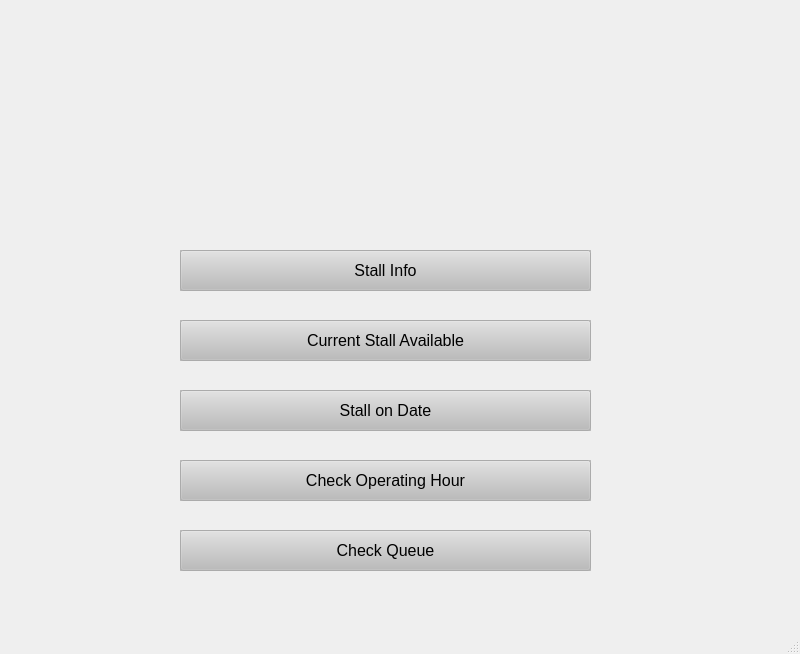
<?xml version="1.0" encoding="UTF-8"?>
<ui version="4.0">
 <class>MainWindow</class>
 <widget class="QMainWindow" name="MainWindow">
  <property name="geometry">
   <rect>
    <x>0</x>
    <y>0</y>
    <width>800</width>
    <height>654</height>
   </rect>
  </property>
  <property name="windowTitle">
   <string>MainWindow</string>
  </property>
  <widget class="QWidget" name="centralwidget">
   <widget class="QLabel" name="background">
    <property name="geometry">
     <rect>
      <x>0</x>
      <y>0</y>
      <width>801</width>
      <height>651</height>
     </rect>
    </property>
    <property name="text">
     <string/>
    </property>
    <property name="pixmap">
     <pixmap>bgr_menu.jpeg</pixmap>
    </property>
    <property name="scaledContents">
     <bool>true</bool>
    </property>
   </widget>
   <widget class="QPushButton" name="stall_info">
    <property name="geometry">
     <rect>
      <x>180</x>
      <y>250</y>
      <width>411</width>
      <height>41</height>
     </rect>
    </property>
    <property name="palette">
     <palette>
      <active>
       <colorrole role="Button">
        <brush brushstyle="SolidPattern">
         <color alpha="255">
          <red>188</red>
          <green>188</green>
          <blue>188</blue>
         </color>
        </brush>
       </colorrole>
      </active>
      <inactive>
       <colorrole role="Button">
        <brush brushstyle="SolidPattern">
         <color alpha="255">
          <red>188</red>
          <green>188</green>
          <blue>188</blue>
         </color>
        </brush>
       </colorrole>
      </inactive>
      <disabled>
       <colorrole role="Button">
        <brush brushstyle="SolidPattern">
         <color alpha="255">
          <red>188</red>
          <green>188</green>
          <blue>188</blue>
         </color>
        </brush>
       </colorrole>
      </disabled>
     </palette>
    </property>
    <property name="font">
     <font>
      <pointsize>12</pointsize>
     </font>
    </property>
    <property name="autoFillBackground">
     <bool>true</bool>
    </property>
    <property name="text">
     <string>Stall Info</string>
    </property>
   </widget>
   <widget class="QPushButton" name="current_stall">
    <property name="geometry">
     <rect>
      <x>180</x>
      <y>320</y>
      <width>411</width>
      <height>41</height>
     </rect>
    </property>
    <property name="palette">
     <palette>
      <active>
       <colorrole role="Button">
        <brush brushstyle="SolidPattern">
         <color alpha="255">
          <red>188</red>
          <green>188</green>
          <blue>188</blue>
         </color>
        </brush>
       </colorrole>
      </active>
      <inactive>
       <colorrole role="Button">
        <brush brushstyle="SolidPattern">
         <color alpha="255">
          <red>188</red>
          <green>188</green>
          <blue>188</blue>
         </color>
        </brush>
       </colorrole>
      </inactive>
      <disabled>
       <colorrole role="Button">
        <brush brushstyle="SolidPattern">
         <color alpha="255">
          <red>188</red>
          <green>188</green>
          <blue>188</blue>
         </color>
        </brush>
       </colorrole>
      </disabled>
     </palette>
    </property>
    <property name="font">
     <font>
      <pointsize>12</pointsize>
     </font>
    </property>
    <property name="autoFillBackground">
     <bool>true</bool>
    </property>
    <property name="text">
     <string>Current Stall Available</string>
    </property>
   </widget>
   <widget class="QPushButton" name="stall_on_date">
    <property name="geometry">
     <rect>
      <x>180</x>
      <y>390</y>
      <width>411</width>
      <height>41</height>
     </rect>
    </property>
    <property name="palette">
     <palette>
      <active>
       <colorrole role="Button">
        <brush brushstyle="SolidPattern">
         <color alpha="255">
          <red>188</red>
          <green>188</green>
          <blue>188</blue>
         </color>
        </brush>
       </colorrole>
      </active>
      <inactive>
       <colorrole role="Button">
        <brush brushstyle="SolidPattern">
         <color alpha="255">
          <red>188</red>
          <green>188</green>
          <blue>188</blue>
         </color>
        </brush>
       </colorrole>
      </inactive>
      <disabled>
       <colorrole role="Button">
        <brush brushstyle="SolidPattern">
         <color alpha="255">
          <red>188</red>
          <green>188</green>
          <blue>188</blue>
         </color>
        </brush>
       </colorrole>
      </disabled>
     </palette>
    </property>
    <property name="font">
     <font>
      <pointsize>12</pointsize>
     </font>
    </property>
    <property name="autoFillBackground">
     <bool>true</bool>
    </property>
    <property name="text">
     <string>Stall on Date</string>
    </property>
   </widget>
   <widget class="QPushButton" name="operating_hour">
    <property name="geometry">
     <rect>
      <x>180</x>
      <y>460</y>
      <width>411</width>
      <height>41</height>
     </rect>
    </property>
    <property name="palette">
     <palette>
      <active>
       <colorrole role="Button">
        <brush brushstyle="SolidPattern">
         <color alpha="255">
          <red>188</red>
          <green>188</green>
          <blue>188</blue>
         </color>
        </brush>
       </colorrole>
      </active>
      <inactive>
       <colorrole role="Button">
        <brush brushstyle="SolidPattern">
         <color alpha="255">
          <red>188</red>
          <green>188</green>
          <blue>188</blue>
         </color>
        </brush>
       </colorrole>
      </inactive>
      <disabled>
       <colorrole role="Button">
        <brush brushstyle="SolidPattern">
         <color alpha="255">
          <red>188</red>
          <green>188</green>
          <blue>188</blue>
         </color>
        </brush>
       </colorrole>
      </disabled>
     </palette>
    </property>
    <property name="font">
     <font>
      <pointsize>12</pointsize>
     </font>
    </property>
    <property name="autoFillBackground">
     <bool>true</bool>
    </property>
    <property name="text">
     <string>Check Operating Hour</string>
    </property>
   </widget>
   <widget class="QPushButton" name="check_queue">
    <property name="geometry">
     <rect>
      <x>180</x>
      <y>530</y>
      <width>411</width>
      <height>41</height>
     </rect>
    </property>
    <property name="palette">
     <palette>
      <active>
       <colorrole role="Button">
        <brush brushstyle="SolidPattern">
         <color alpha="255">
          <red>188</red>
          <green>188</green>
          <blue>188</blue>
         </color>
        </brush>
       </colorrole>
      </active>
      <inactive>
       <colorrole role="Button">
        <brush brushstyle="SolidPattern">
         <color alpha="255">
          <red>188</red>
          <green>188</green>
          <blue>188</blue>
         </color>
        </brush>
       </colorrole>
      </inactive>
      <disabled>
       <colorrole role="Button">
        <brush brushstyle="SolidPattern">
         <color alpha="255">
          <red>188</red>
          <green>188</green>
          <blue>188</blue>
         </color>
        </brush>
       </colorrole>
      </disabled>
     </palette>
    </property>
    <property name="font">
     <font>
      <pointsize>12</pointsize>
     </font>
    </property>
    <property name="autoFillBackground">
     <bool>true</bool>
    </property>
    <property name="text">
     <string>Check Queue</string>
    </property>
   </widget>
  </widget>
  <widget class="QMenuBar" name="menubar">
   <property name="geometry">
    <rect>
     <x>0</x>
     <y>0</y>
     <width>800</width>
     <height>31</height>
    </rect>
   </property>
  </widget>
  <widget class="QStatusBar" name="statusbar"/>
 </widget>
 <resources/>
 <connections/>
</ui>
